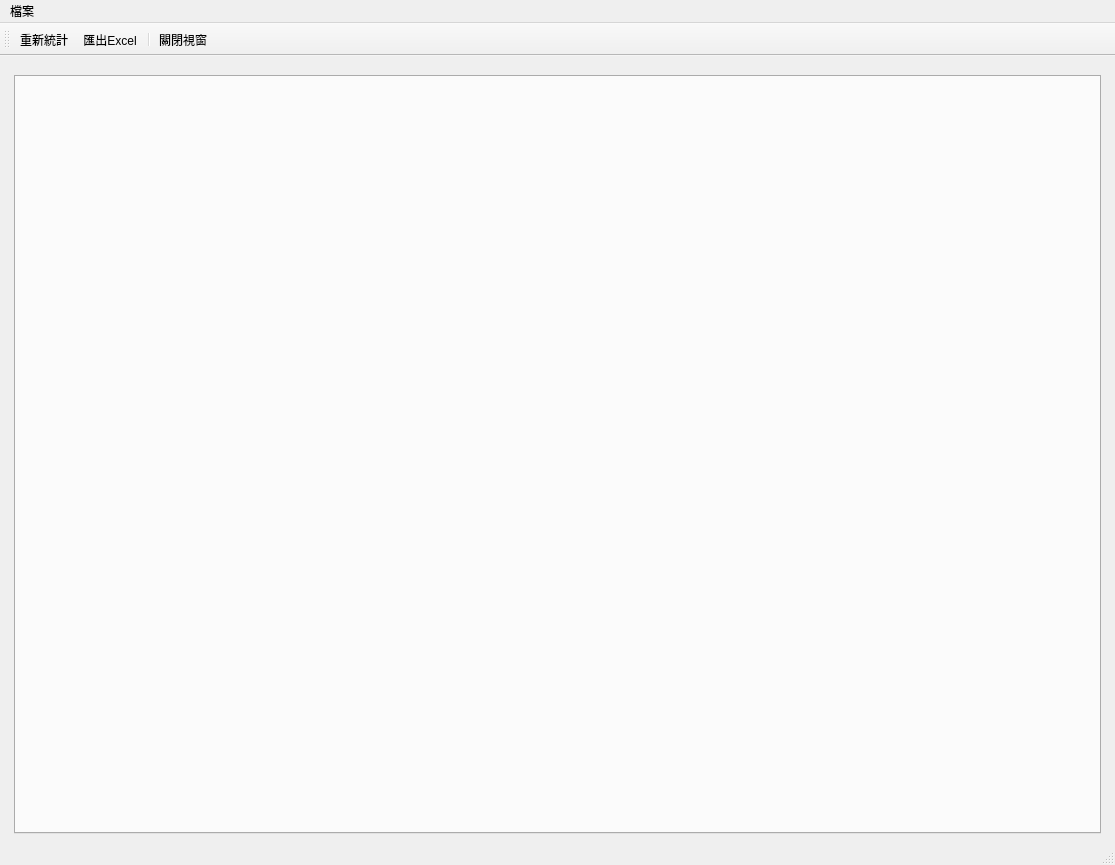
<?xml version="1.0" encoding="UTF-8"?>
<ui version="4.0">
 <class>WindowStatisticsDoctorPerformance</class>
 <widget class="QMainWindow" name="WindowStatisticsDoctorPerformance">
  <property name="geometry">
   <rect>
    <x>0</x>
    <y>0</y>
    <width>1115</width>
    <height>865</height>
   </rect>
  </property>
  <property name="windowTitle">
   <string>醫師業績統計</string>
  </property>
  <widget class="QWidget" name="centralwidget">
   <layout class="QHBoxLayout" name="horizontalLayout">
    <item>
     <layout class="QVBoxLayout" name="verticalLayout">
      <property name="leftMargin">
       <number>5</number>
      </property>
      <property name="topMargin">
       <number>10</number>
      </property>
      <property name="rightMargin">
       <number>5</number>
      </property>
      <item>
       <widget class="QTabWidget" name="tabWidget_statistics_doctor_performance"/>
      </item>
     </layout>
    </item>
   </layout>
  </widget>
  <widget class="QToolBar" name="toolBar">
   <property name="windowTitle">
    <string>toolBar</string>
   </property>
   <property name="toolButtonStyle">
    <enum>Qt::ToolButtonTextUnderIcon</enum>
   </property>
   <attribute name="toolBarArea">
    <enum>TopToolBarArea</enum>
   </attribute>
   <attribute name="toolBarBreak">
    <bool>false</bool>
   </attribute>
   <addaction name="action_open_dialog"/>
   <addaction name="action_export_excel"/>
   <addaction name="separator"/>
   <addaction name="action_close"/>
  </widget>
  <widget class="QMenuBar" name="menubar">
   <property name="geometry">
    <rect>
     <x>0</x>
     <y>0</y>
     <width>1115</width>
     <height>25</height>
    </rect>
   </property>
   <widget class="QMenu" name="menu">
    <property name="title">
     <string>檔案</string>
    </property>
    <addaction name="action_export_excel"/>
   </widget>
   <addaction name="menu"/>
  </widget>
  <widget class="QStatusBar" name="statusbar"/>
  <action name="action_open_dialog">
   <property name="icon">
    <iconset>
     <normaloff>../icons/reload.svg</normaloff>../icons/reload.svg</iconset>
   </property>
   <property name="text">
    <string>重新統計</string>
   </property>
  </action>
  <action name="action_close">
   <property name="icon">
    <iconset>
     <normaloff>../icons/application-exit.svg</normaloff>../icons/application-exit.svg</iconset>
   </property>
   <property name="text">
    <string>關閉視窗</string>
   </property>
  </action>
  <action name="action_export_excel">
   <property name="icon">
    <iconset>
     <normaloff>../icons/document-export.svg</normaloff>../icons/document-export.svg</iconset>
   </property>
   <property name="text">
    <string>匯出Excel</string>
   </property>
  </action>
 </widget>
 <resources/>
 <connections/>
</ui>
